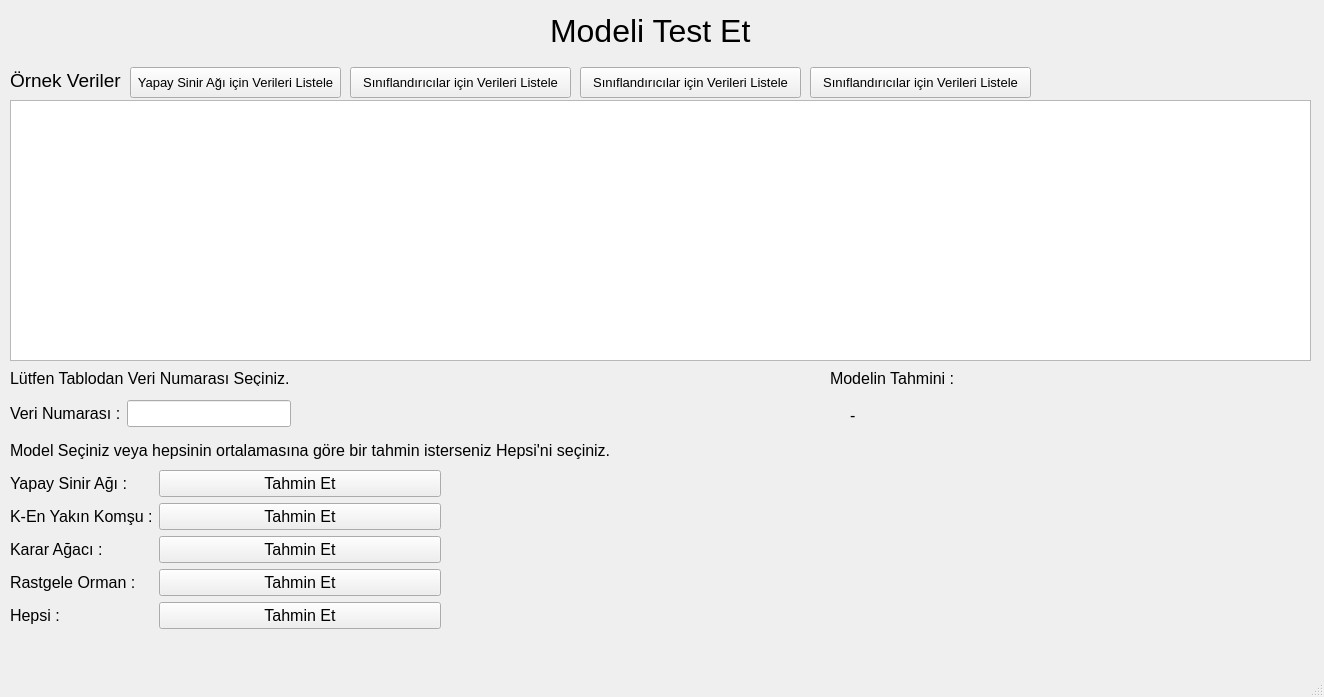
<?xml version="1.0" encoding="UTF-8"?>
<ui version="4.0">
 <class>MainWindow</class>
 <widget class="QMainWindow" name="MainWindow">
  <property name="geometry">
   <rect>
    <x>0</x>
    <y>0</y>
    <width>1324</width>
    <height>697</height>
   </rect>
  </property>
  <property name="windowTitle">
   <string>MainWindow</string>
  </property>
  <widget class="QWidget" name="centralwidget">
   <widget class="QLabel" name="label">
    <property name="geometry">
     <rect>
      <x>550</x>
      <y>0</y>
      <width>211</width>
      <height>61</height>
     </rect>
    </property>
    <property name="font">
     <font>
      <pointsize>24</pointsize>
     </font>
    </property>
    <property name="text">
     <string>Modeli Test Et</string>
    </property>
   </widget>
   <widget class="QTableView" name="table_data">
    <property name="geometry">
     <rect>
      <x>10</x>
      <y>100</y>
      <width>1301</width>
      <height>261</height>
     </rect>
    </property>
   </widget>
   <widget class="QLabel" name="label_2">
    <property name="geometry">
     <rect>
      <x>10</x>
      <y>65</y>
      <width>121</width>
      <height>31</height>
     </rect>
    </property>
    <property name="font">
     <font>
      <pointsize>14</pointsize>
     </font>
    </property>
    <property name="text">
     <string>Örnek Veriler</string>
    </property>
   </widget>
   <widget class="QWidget" name="formLayoutWidget">
    <property name="geometry">
     <rect>
      <x>10</x>
      <y>400</y>
      <width>281</width>
      <height>31</height>
     </rect>
    </property>
    <layout class="QFormLayout" name="formLayout">
     <item row="0" column="1">
      <widget class="QLineEdit" name="line_veri_num">
       <property name="font">
        <font>
         <pointsize>12</pointsize>
        </font>
       </property>
      </widget>
     </item>
     <item row="0" column="0">
      <widget class="QLabel" name="label_3">
       <property name="font">
        <font>
         <pointsize>12</pointsize>
        </font>
       </property>
       <property name="text">
        <string>Veri Numarası :</string>
       </property>
      </widget>
     </item>
    </layout>
   </widget>
   <widget class="QLabel" name="label_4">
    <property name="geometry">
     <rect>
      <x>10</x>
      <y>370</y>
      <width>291</width>
      <height>16</height>
     </rect>
    </property>
    <property name="font">
     <font>
      <pointsize>12</pointsize>
     </font>
    </property>
    <property name="text">
     <string>Lütfen Tablodan Veri Numarası Seçiniz.</string>
    </property>
   </widget>
   <widget class="QWidget" name="formLayoutWidget_2">
    <property name="geometry">
     <rect>
      <x>10</x>
      <y>470</y>
      <width>431</width>
      <height>171</height>
     </rect>
    </property>
    <property name="font">
     <font>
      <pointsize>12</pointsize>
     </font>
    </property>
    <layout class="QFormLayout" name="formLayout_2">
     <item row="0" column="0">
      <widget class="QLabel" name="label_5">
       <property name="font">
        <font>
         <pointsize>12</pointsize>
        </font>
       </property>
       <property name="text">
        <string>Yapay Sinir Ağı :</string>
       </property>
      </widget>
     </item>
     <item row="0" column="1">
      <widget class="QPushButton" name="btn_ann">
       <property name="font">
        <font>
         <pointsize>12</pointsize>
        </font>
       </property>
       <property name="text">
        <string>Tahmin Et</string>
       </property>
      </widget>
     </item>
     <item row="1" column="1">
      <widget class="QPushButton" name="btn_knn">
       <property name="font">
        <font>
         <pointsize>12</pointsize>
        </font>
       </property>
       <property name="text">
        <string>Tahmin Et</string>
       </property>
      </widget>
     </item>
     <item row="1" column="0">
      <widget class="QLabel" name="label_6">
       <property name="font">
        <font>
         <pointsize>12</pointsize>
        </font>
       </property>
       <property name="text">
        <string>K-En Yakın Komşu :</string>
       </property>
      </widget>
     </item>
     <item row="2" column="1">
      <widget class="QPushButton" name="btn_dt">
       <property name="font">
        <font>
         <pointsize>12</pointsize>
        </font>
       </property>
       <property name="text">
        <string>Tahmin Et</string>
       </property>
      </widget>
     </item>
     <item row="2" column="0">
      <widget class="QLabel" name="label_7">
       <property name="font">
        <font>
         <pointsize>12</pointsize>
        </font>
       </property>
       <property name="text">
        <string>Karar Ağacı :</string>
       </property>
      </widget>
     </item>
     <item row="3" column="1">
      <widget class="QPushButton" name="btn_rf">
       <property name="font">
        <font>
         <pointsize>12</pointsize>
        </font>
       </property>
       <property name="text">
        <string>Tahmin Et</string>
       </property>
      </widget>
     </item>
     <item row="3" column="0">
      <widget class="QLabel" name="label_8">
       <property name="font">
        <font>
         <pointsize>12</pointsize>
        </font>
       </property>
       <property name="text">
        <string>Rastgele Orman :</string>
       </property>
      </widget>
     </item>
     <item row="4" column="1">
      <widget class="QPushButton" name="btn_all">
       <property name="font">
        <font>
         <pointsize>12</pointsize>
        </font>
       </property>
       <property name="text">
        <string>Tahmin Et</string>
       </property>
      </widget>
     </item>
     <item row="4" column="0">
      <widget class="QLabel" name="label_9">
       <property name="font">
        <font>
         <pointsize>12</pointsize>
        </font>
       </property>
       <property name="text">
        <string>Hepsi :</string>
       </property>
      </widget>
     </item>
    </layout>
   </widget>
   <widget class="QLabel" name="label_10">
    <property name="geometry">
     <rect>
      <x>10</x>
      <y>440</y>
      <width>601</width>
      <height>21</height>
     </rect>
    </property>
    <property name="font">
     <font>
      <pointsize>12</pointsize>
     </font>
    </property>
    <property name="text">
     <string>Model Seçiniz veya hepsinin ortalamasına göre bir tahmin isterseniz Hepsi'ni seçiniz.</string>
    </property>
   </widget>
   <widget class="QLabel" name="label_11">
    <property name="geometry">
     <rect>
      <x>830</x>
      <y>370</y>
      <width>141</width>
      <height>16</height>
     </rect>
    </property>
    <property name="font">
     <font>
      <pointsize>12</pointsize>
     </font>
    </property>
    <property name="text">
     <string>Modelin Tahmini : </string>
    </property>
   </widget>
   <widget class="QLabel" name="lbl_sonuc">
    <property name="geometry">
     <rect>
      <x>850</x>
      <y>400</y>
      <width>451</width>
      <height>31</height>
     </rect>
    </property>
    <property name="font">
     <font>
      <pointsize>12</pointsize>
     </font>
    </property>
    <property name="text">
     <string>-</string>
    </property>
   </widget>
   <widget class="QPushButton" name="btn_data_ann">
    <property name="geometry">
     <rect>
      <x>130</x>
      <y>67</y>
      <width>211</width>
      <height>31</height>
     </rect>
    </property>
    <property name="font">
     <font>
      <pointsize>10</pointsize>
     </font>
    </property>
    <property name="text">
     <string>Yapay Sinir Ağı için Verileri Listele</string>
    </property>
   </widget>
   <widget class="QPushButton" name="btn_data_classf">
    <property name="geometry">
     <rect>
      <x>350</x>
      <y>67</y>
      <width>221</width>
      <height>31</height>
     </rect>
    </property>
    <property name="font">
     <font>
      <pointsize>10</pointsize>
     </font>
    </property>
    <property name="text">
     <string>Sınıflandırıcılar için Verileri Listele</string>
    </property>
   </widget>
   <widget class="QPushButton" name="btn_data_classf_2">
    <property name="geometry">
     <rect>
      <x>580</x>
      <y>67</y>
      <width>221</width>
      <height>31</height>
     </rect>
    </property>
    <property name="font">
     <font>
      <pointsize>10</pointsize>
     </font>
    </property>
    <property name="text">
     <string>Sınıflandırıcılar için Verileri Listele</string>
    </property>
   </widget>
   <widget class="QPushButton" name="btn_data_classf_3">
    <property name="geometry">
     <rect>
      <x>810</x>
      <y>67</y>
      <width>221</width>
      <height>31</height>
     </rect>
    </property>
    <property name="font">
     <font>
      <pointsize>10</pointsize>
     </font>
    </property>
    <property name="text">
     <string>Sınıflandırıcılar için Verileri Listele</string>
    </property>
   </widget>
  </widget>
  <widget class="QMenuBar" name="menubar">
   <property name="geometry">
    <rect>
     <x>0</x>
     <y>0</y>
     <width>1324</width>
     <height>21</height>
    </rect>
   </property>
  </widget>
  <widget class="QStatusBar" name="statusbar"/>
 </widget>
 <resources/>
 <connections/>
</ui>
